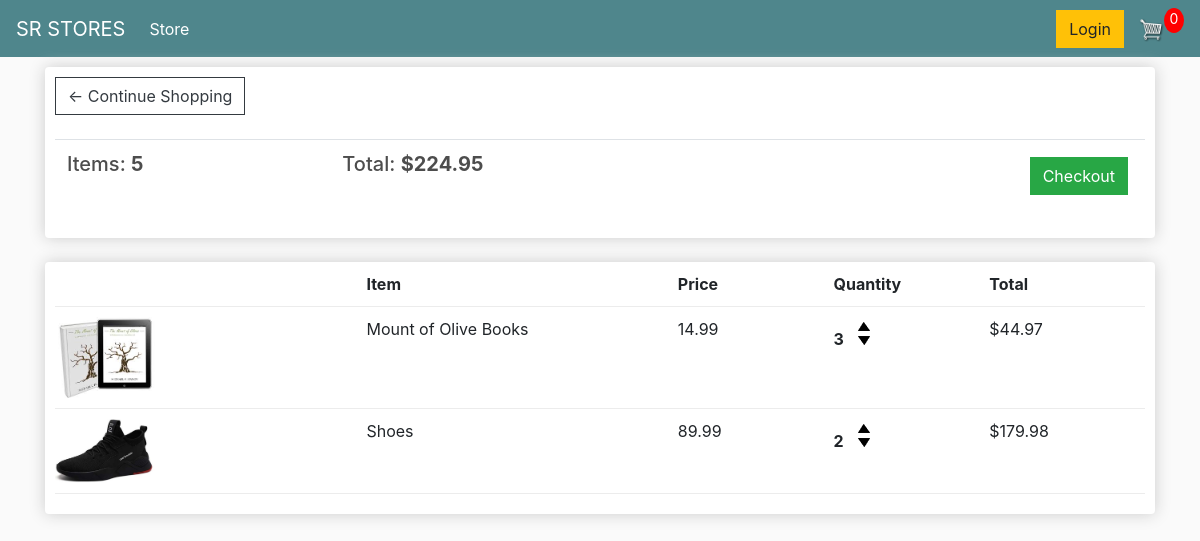
The app's page /cart/ (signed in) with its own data.
### store/models.py (models this page shows, shortened)
class Order(models.Model):
    customer = models.ForeignKey(
        Customer, on_delete=models.SET_NULL, blank=True, null=True)
    date_ordered = models.DateTimeField(auto_now_add=True)
    complete = models.BooleanField(default=False, null=True, blank=True)
    transaction_id = models.CharField(max_length=200, null=True)
    @property
    def get_cart_total(self):
        orderitems = self.orderitem_set.all()
        total = sum([item.get_total for item in orderitems])
        return total
    @property
    def get_cart_items(self):
        orderitems = self.orderitem_set.all()
        total = sum([item.quantity for item in orderitems])
        return total

class OrderItem(models.Model):
    product = models.ForeignKey(Product, on_delete=models.SET_NULL, null=True)
    order = models.ForeignKey(Order, on_delete=models.SET_NULL, null=True)
    quantity = models.IntegerField(default=0, null=True, blank=True)
    date_added = models.DateTimeField(auto_now_add=True)
    @property
    def get_total(self):
        total = self.product.price * self.quantity
        return total

class Product(models.Model):
    name = models.CharField(max_length=200, null=True)
    price = models.FloatField()
    digital = models.BooleanField(default=False, null=True, blank=False)
    image = models.ImageField(null=True, blank=True)
    @property
    def imageURL(self):
        try:
            url = self.image.url
        except:
            url = ''
        return url

### store/views.py (the view)
# urls.py: path('cart/', views.Cart, name='cart'),
def Cart(request):
    if request.user.is_authenticated:
        customer = request.user.customer
        order, created = Order.objects.get_or_create(
            customer=customer, complete=False)
        items = order.orderitem_set.all()
    else:
        items = []
        order = {'get_cart_total': 0, 'get_cart_item': 0}
    context = {'items': items, 'order': order}
    return render(request, 'store/Cart.html', context)

### store/templates/store/Cart.html (shortened to what this page needs)
{% extends 'store/main.html' %}
{% load static %}
{% block content %}
<div class="row">
<div class="col-lg-12">
<div class="box-element">
<a class="btn btn-outline-dark" href="{% url 'store' %}">&#8592; Continue Shopping</a>
<br>
<br>
<table class="table">
<tr>
<th><h5>Items: <strong>{{order.get_cart_items}}</strong></h5></th>
<th><h5>Total: <strong>${{order.get_cart_total|floatformat:2}}</strong></h5></th>
<th> <a style="float: right; margin: 5px;" class="btn btn-success" href="{% url 'checkout' %}">Checkout</a> </th>
</tr>
</table>
</div>
<br>
<div class="box-element">
<div class="cart-row">
<div style="flex: 2"></div>
<div style="flex: 2"><strong>Item</strong> </div>
<div style="flex: 1"><strong>Price</strong> </div>
<div style="flex: 1"><strong>Quantity</strong> </div>
<div style="flex: 1"><strong>Total</strong> </div>
</div>
{% for item in items %}
<div class="cart-row">
					<div style="flex:2"><img class="row-image" src="{{item.product.imageURL}}"></div>
					<div style="flex:2"><p>{{item.product.name}}</p></div>
					<div style="flex:1"><p>{{item.product.price|floatformat:2}}</p></div>
					<div style="flex:1">
						<p class="quantity">{{item.quantity}}</p>
						<div class="quantity">
							<img class="chg-quantity" src="{% static  'images/arrow-up.png' %}">
							<img class="chg-quantity" src="{% static  'images/arrow-down.png' %}">
						</div>
					</div>
					<div style="flex:1"><p>${{item.get_total}}</p></div>
				</div>
				{% endfor %}
</div>
</div>
</div>
{% endblock content %}

### store/templates/store/Main.html (shortened to what this page needs)
<!DOCTYPE html>
{% load static %}
<html lang="en">
<head>
<link rel="stylesheet" href="https://cdn.jsdelivr.net/npm/bootstrap@4.5.3/dist/css/bootstrap.min.css">
<link rel="stylesheet" type='text/css' href="{% static 'css/main.css' %}">
</head>
<body>
<nav class="navbar navbar-expand-lg navbar-dark bg-dark">
  <a class="navbar-brand" href="{% url 'store' %}">SR STORES</a>
  <div class="collapse navbar-collapse" id="navbarSupportedContent">
    <ul class="navbar-nav mr-auto">
      <li class="nav-item active">
        <a class="nav-link" href="{% url 'store' %}">Store <span class="sr-only">(current)</span></a>
      </li>
    </ul>
       <div class="form-inline my-2 my-lg-0">
	     	<a href="#"class="btn btn-warning">Login</a>
	     	<a href="{% url 'cart' %}">
	    		<img  id="cart-icon" src="{% static 'images/cart.png' %}">
	    	</a>
	    	<p id="cart-total">0</p>
	    </div>
  </div>
</nav>
<div class="container">
{% block content %}
{% endblock content %}
</div>
</body>
</html>
</body>
</html>

### static/css/main.css (style rules this page uses)
body { background-color: hsl(0, 0%, 98%); }
h1,h2,h3,h4,h5,h6 { color:hsl(0, 0%, 30%); }
.box-element { box-shadow:hsl(0, 0%, 80%) 0 0 16px; background-color: #fff; border-radius: 4px; padding: 10px; }
.bg-dark { background-color: #4f868c!important; }
#cart-icon { width:25px; display: inline-block; margin-left: 15px; }
#cart-total { display: block; text-align: center; color:#fff; background-color: red; width: 20px; height: 25px; border-radius: 50%; font-size: 14px; }
.col-lg-4, .col-lg-6, .col-lg-8, .col-lg-12 { margin-top: 10px; }
.btn { border-radius: 0; }
.row-image { width: 100px; }
.cart-row { display: flex; align-items: flex-stretch; padding-bottom: 10px; margin-bottom: 10px; border-bottom: 1px solid #ececec; }
.quantity { display: inline-block; font-weight: 700; padding-right:10px; }
.chg-quantity { width: 12px; cursor: pointer; display: block; margin-top: 5px; transition:.1s; }

### records on screen
Order: get_cart_items "5", get_cart_total "224.95"
OrderItem: product.imageURL (picture), product.name "Mount of Olive Books", product.price "14.99", quantity "3", get_total "44.97"
OrderItem: product.imageURL (picture), product.name "Shoes", product.price "89.99", quantity "2", get_total "179.98"
